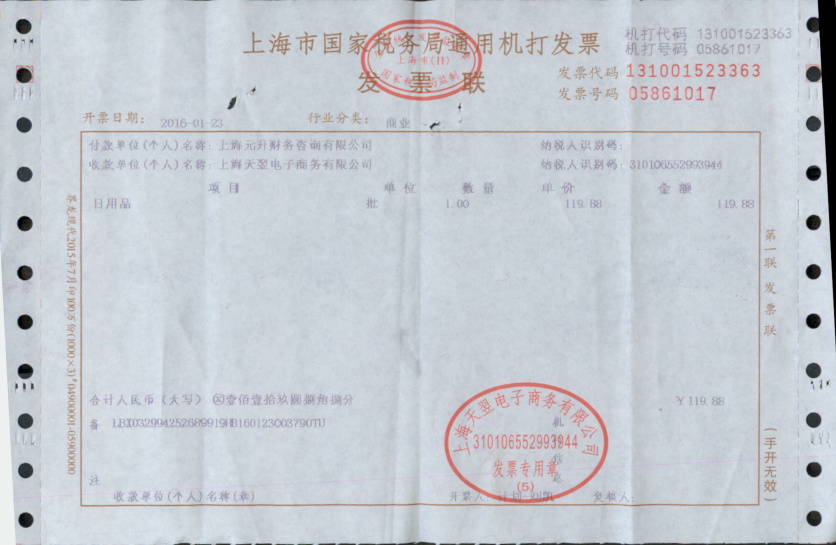
#> input picture invoiceScan/pic/A/002300028.png, 1672 x 1090 px, found by its file name (shown at 1/2 size)
$ python process.py
#> lines starting #> are read from the running program, lines starting #| are printed output that depends on the picture; after the words box and inside, x2 and y2 are one past the last pixel; in counts of white or black regions, pixels touching at a corner belong together
### invoiceScan/scan/algorithm/ScanAction.py
__author__ = 'Yuezhi.Liu'

import settings
import cv2 as cv
import numpy as np
class ScanAction():
    def __init__(self,file,imgType):
        #self.thresholdDict = {}
#> called with imgType = 'DEFAULT'
        self.thresholdDict = self.loadSettins(imgType)
        srcGrayImg = None
        if isinstance(file,str):
            srcGrayImg = cv.imread(file,cv.IMREAD_GRAYSCALE).astype(np.uint8);
#> srcGrayImg: shape (1090, 1672); min 0, max 239, mean 202
        else:
            srcGrayImg = file
        srcGrayImg = cv.resize(srcGrayImg,(self.thresholdDict['COL'],self.thresholdDict['ROW']))
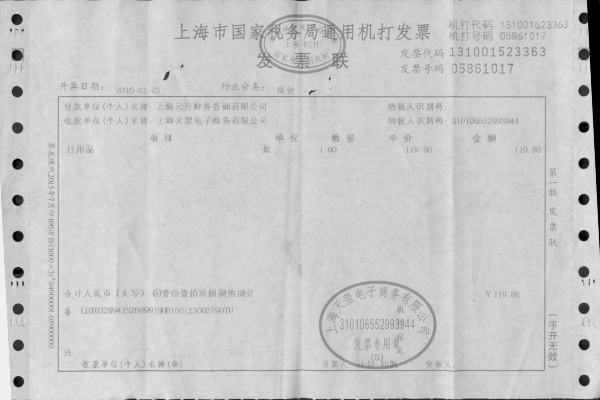
#> srcGrayImg: shape (400, 600); min 0, max 239, mean 201.9
        self.srcImg = srcGrayImg
        if 'BLOCK_SIZE' in self.thresholdDict.keys() and 'MINUS_PARAM' in self.thresholdDict.keys():
            #self.grayImg = cv.threshold(srcGrayImg,self.thresholdDict['GRAY_THRESH'],255,cv.THRESH_BINARY )[1]
            self.grayImg = cv.adaptiveThreshold(srcGrayImg, 255, cv.ADAPTIVE_THRESH_MEAN_C, cv.THRESH_BINARY,
                                                self.thresholdDict['BLOCK_SIZE'], self.thresholdDict['MINUS_PARAM'])
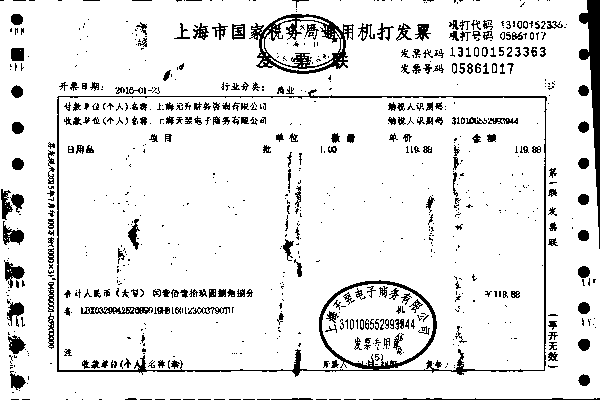
#> self.grayImg: shape (400, 600); 90.2% white; 792 black regions (534 under 20 px), largest, box (x1, y1, x2, y2) and area: (57, 89, 547, 377) 4078, (249, 14, 354, 74) 1879, (579, 0, 600, 249) 1858

            # [9 lines of commented-out code are left out]
            cv.imshow('srcGrayImg',self.grayImg)

        self.srcGrayImg = self.grayImg.tolist()
#> self.srcGrayImg = 400 items
        #cv.imshow('srcGrayImg',self.grayImg)
        self.imgType = imgType
        self.lineImgList = []
        self.row,self.col = srcGrayImg.shape
#> self.row = 400; self.col = 600

    def loadSettins(self,imgType):
        if imgType in settings.RUN_LEN_THRESHOLD.keys():
            threDict = settings.RUN_LEN_THRESHOLD[imgType]
        else:
            threDict = settings.RUN_LEN_THRESHOLD['DEFAULT']
        return threDict

    def doSplitAction(self):
        return {};

### invoiceScan/scan/algorithm/RunLengthAlgo/RunLenAction.py
#coding=utf-8
__author__ = 'Yuezhi.Liu'
import sys
sys.path.append("..")
from scan.algorithm import ScanAction as baseAction
import cv2 as cv
import numpy as np
import RunLenMark
import RunLenSet

class RunLenAction(baseAction.ScanAction):
    def __init__(self,fileName,imgType):
        baseAction.ScanAction.__init__(self,fileName,imgType)
        #self.blackRL = []
        #self.whiteRL = []
        self.RLSet = []
        self.externalRectDict = {}
        #self.verticalLine = []
        self.__removeVerticalLine()
        self.__getAllRunLen()

        #self.__reflagRunLen(self.RLSet)
        #self.drawLine()
        #cv.imshow('lineImg',self.srcImg)

    def doSplitAction(self):
        rlSet = RunLenSet.RunLenSet(self.RLSet,self.thresholdDict)
        '''
        rlSet.reflagRunLengthMark()

        for i in range(len(rlSet.runLenSet)):
            rowList = rlSet.runLenSet[i]['RLRowList']
            for j in range(len(rowList)):
                if rowList[j].flag == 0:
                    cv.line(self.srcTestImg,(rowList[j].start,rowList[j].y),(rowList[j].end,rowList[j].y),(0,255,0),1)
                else:
                    cv.line(self.srcTestImg,(rowList[j].start,rowList[j].y),(rowList[j].end,rowList[j].y),(0,0,255),1)

        cv.imshow('runlen',self.srcTestImg)
        '''
        self.externalRects = rlSet.calcExternalRects()
        return self.externalRects

    def __FillWhitePix(self,startPx,endPx,col):
        #cv.line(self.srcImg,startPx,endPx,(0,255,0),1)
        #print startPx,endPx,col
        k = startPx
        while k <= endPx:
            self.srcGrayImg[k][col] = 255
            k += 1

    def __removeVerticalLine(self):
        i = 0
        j = 0
        while (i < self.col):
            j = 0
            pixStart = j
            pixEnd = j
            while (j < self.row - 1):
                if (self.srcGrayImg[j][i] == self.srcGrayImg[j + 1][i]):
                    j += 1
                else:
                    #the last white pix
                    if self.srcGrayImg[j][i] == 255:
                        j += 1
                        pixStart = j
                        pixEnd = j
                    #the last balck pix
                    else:
                        if (j - pixStart) > self.thresholdDict['MaxRLHeight']:
                            pixEnd = j
                            self.__FillWhitePix(pixStart,pixEnd,i)
                            #verticalLineItem = RunLenMark.VerticalLine((i,pixStart),(i,pixEnd))
                            #self.verticalLine.append(verticalLineItem)
                    j += 1
            i += 1
#> after the loop, i = 600

    #setp 1
    #find all RLs and save it in RLSet
    def __getAllRunLen(self):
        print 'rol : %d,col : %d'%(self.row,self.col)
#| rol : 400,col : 600
        i = 0
        while (i < self.row):
            j = 0
            pixStart = j
            k = pixStart
            RLRowList = []
            while(k < self.col - 1):
                if self.srcGrayImg[i][k] == self.srcGrayImg[i][k + 1]:
                      k += 1
                else:
                    if (k - pixStart) < self.thresholdDict['MaxRLWidth']:
                        runLenMark = RunLenMark.RunLenMark(pixStart,k,i,self.srcGrayImg[i][k])
                        #加入RL队列
                        RLRowList.append(runLenMark)
                        #for test
                        '''
                    if runLenMark.flag == 0:
                        self.blackRL.append(runLenMark)
                    elif runLenMark.flag == 255:
                        self.whiteRL.append(runLenMark)
                    '''
                    pixStart = k + 1
                    k += 1
            if len(RLRowList) > 0:
                self.RLSet.append({'Row':i,'RLRowList':RLRowList})
            i += 1
        self.drawLine()

    # [20 lines left out: function drawRectangle, not called in this run]
    def drawLine(self):
        # [4 lines of commented-out code are left out]
        for i in range(len(self.RLSet)):
            row = self.RLSet[i]['Row']
            for item in self.RLSet[i]['RLRowList']:
                if item.flag == 0:
                    cv.line(self.srcImg,(item.start,row),(item.end,row),(0,255,0),1)
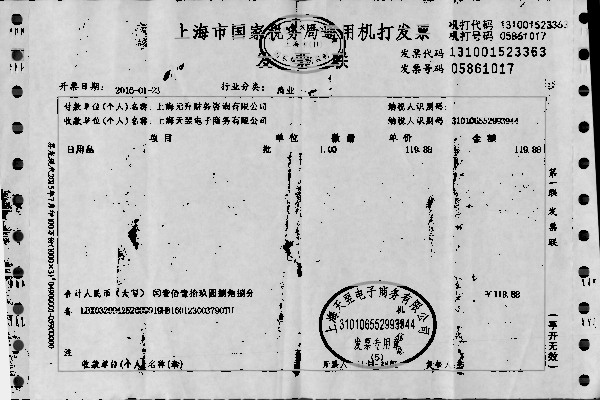
#> self.srcImg: shape (400, 600); 6.69% of pixels changed, all inside (x1, y1, x2, y2) = (0, 0, 596, 400)
        #cv.imshow('runlen',self.srcImg)

'''
if __name__ == '__main__':
    #filename = 'C:/Project/invoiceScan/pic/A/1.1500007-r.png'
    #filename = 'C:/Project/invoiceScan/pic/A/1.150000002-r.png'
    #filename = 'C:/Project/invoiceScan/pic/A/00021.png'
    filename = 'C:/Project/invoiceScan/pic/A/00022.png'
    #filename = 'C:/Project/invoiceScan/pic/A/002300027.png'
    #filename = 'C:/Project/invoiceScan/pic/A/002300028.png'
    rlAction = RunLenAction(filename,'ab')
    externalRects = rlAction.doSplitAction()

    rlAction.drawRectangle(externalRects)
    cv.imshow('rect',rlAction.srcImg)
    cv.waitKey(0)
'''

### invoiceScan/scan/algorithm/RunLengthAlgo/RunLenMark.py
__author__ = 'Yuezhi.Liu'
class RunLenMark(object):
    def __init__(self,start,end,y,flag,isSet = False):
        self.start = start;
        self.end = end;
        self.y = y;
        self.flag = flag;
        self.isSet = False;
        self.group = 0

class VerticalLine(object):
    def __init__(self,pxStart,pxEnd):
        self.pxStart = pxStart
        self.pxEnd = pxEnd

### invoiceScan/scan/algorithm/RunLengthAlgo/RunLenSet.py
__author__ = 'Yuezhi.Liu'
import sys
sys.path.append("..")
import RunLenMark
import ExternalRect as rc
import cv2 as cv
from scan.algorithm.util import utils as ut

#RELATIVE_POS = ut.enum('A,B,C,D')

class RunLenSet():
    def __init__(self,runLenSet,threshold):
        #self.allRunLenMark = runLenSet
        self.runLenSet = runLenSet
        self.MaxStrokNum = threshold['MaxStrokNum']
        self.MaxDistance = threshold['MaxRLDistance']
        self.MinRLDistance = threshold['MinRLDistance']

        self.HJoinMax = threshold['HJoinMax']
        self.VJoinMax = threshold['VJoinMax']
        self.MinHeight = threshold['MinHeight']
        self.H_Offset = threshold['H_Offset']
        self.V_Offset = threshold['V_Offset']
        self.externalRectDict = {}

    def reflagRunLengthMark(self):
        #print self.runLenSet
        for i in range(len(self.runLenSet)):
            rowList = self.runLenSet[i]['RLRowList']
            for j in range(len(rowList)):
                rightStrok,endPix = self.__calcRightBlackRL(i,j)
                leftStrok,startPix = self.__calcLeftBlackRL(i,j)
                curLeft = rowList[j].start
                curRight = rowList[j].end
                flag = self.__calcRunLengthMarkType(curLeft,curRight,rightStrok,leftStrok,endPix,startPix,rowList[j].flag)
                self.runLenSet[i]['RLRowList'][j].flag = flag


    def join(self):
        self.__horizontalJoin()
        group = self.__verticalJoin()
        groupIdList = self.__getGroupIdList()
        return groupIdList

    # [7 lines left out: function __getGroupIdList, not called in this run]

    def calcExternalRects(self):
        self.reflagRunLengthMark()
        groupIdList = self.join()
        self.externalRectDict = rc.ExternalRect.calcExternalRect(self.runLenSet,groupIdList)
        return self.filterExternalRect(self.externalRectDict)
        #return self.externalRectDict

    # [37 lines left out: function filterExternalRect, not called in this run]


        #print externalRects
        #for exrect in externalRects:
        #    print 'top : %d,left : %d'%(exrect.top,exrect.left)

    def __verticalJoin(self):
        group = 0
        for i in range(len(self.runLenSet)):
            for j in range(len(self.runLenSet[i]['RLRowList'])):
                if(self.runLenSet[i]['RLRowList'][j].isSet == False):
                    group += 1
                    self.__deepSearch(i,j,group)
        return group

    # [38 lines left out: functions __deepSearch, __reSetGroup, __isConnect, not called in this run]

    def __horizontalJoin(self):
        for i in range(len(self.runLenSet)):
            rowList = self.runLenSet[i]['RLRowList']
            cur = 0
            for j in range(len(rowList) - 1):
                if abs(rowList[cur].end - rowList[j + 1].start) <= self.HJoinMax:
                    rowList[cur].end = rowList[j + 1].end
                    rowList[j + 1].isSet = True
                else:
                    cur = j
            self.runLenSet[i]['RLRowList'] = filter(lambda item:item.isSet != True,self.runLenSet[i]['RLRowList'])
        '''
        srcTestImg = cv.imread('C:/Project/invoiceScan/pic/A/1.1500007-r.png')
        for i in range(len(self.runLenSet)):
            rowList = self.runLenSet[i]['RLRowList']
            for j in range(len(rowList)):
                if j % 5 == 0:
                    cv.line(srcTestImg,(rowList[j].start,rowList[j].y),(rowList[j].end,rowList[j].y),(0,255,0),1)
                elif j % 5 == 1:
                    cv.line(srcTestImg,(rowList[j].start,rowList[j].y),(rowList[j].end,rowList[j].y),(0,0,255),1)
                elif j % 5 == 2:
                    cv.line(srcTestImg,(rowList[j].start,rowList[j].y),(rowList[j].end,rowList[j].y),(255,0,255),1)
                elif j % 5 == 3:
                    cv.line(srcTestImg,(rowList[j].start,rowList[j].y),(rowList[j].end,rowList[j].y),(255,255,0),1)
                elif j % 5 == 4:
                    cv.line(srcTestImg,(rowList[j].start,rowList[j].y),(rowList[j].end,rowList[j].y),(255,0,0),1)

        cv.imshow('horizontalJoin',srcTestImg)
        '''


    def __calcRunLengthMarkType(self,curLeft,curRight,rightStrok,leftStrok,endPix,startPix,currentType):
        if currentType == 0:
            #return 0
            midPix = (curRight - curLeft) / 2
            if ((endPix - startPix) < self.MaxDistance) \
                    or (( midPix - endPix) < self.MaxDistance and ( midPix - endPix) > self.MinRLDistance) \
                    or (( startPix - midPix) < self.MaxDistance and ( startPix - midPix) > self.MinRLDistance):
                return 0
            else:
                return 255

        else:
            if ((endPix - startPix) < self.MaxDistance) :
                    #and (rightStrok == self.MaxStrokNum and leftStrok == self.MaxStrokNum):
                return 0
            else:
                return 255

    def __calcRightBlackRL(self,i,j):
        strokNum = 0
        RLRowList = self.runLenSet[i]['RLRowList']
        current = j + 1
        while (current < len(RLRowList) and (strokNum < self.MaxStrokNum)):
            if(RLRowList[current].flag == 0):
                strokNum += 1
            current += 1
        return strokNum,RLRowList[current - 1].end

    def __calcLeftBlackRL(self,i,j):
        strokNum = 0
        RLRowList = self.runLenSet[i]['RLRowList']
        current = j - 1
        while (current > 0 and (strokNum < self.MaxStrokNum)):
            if(RLRowList[current].flag == 0):
                strokNum += 1
            current -= 1
        return strokNum,RLRowList[current + 1].start

# [57 lines that do not run on import are left out]

### invoiceScan/scan/algofactory/ScanAlgoFactory.py
from scan.algorithm.RunLengthAlgo.RunLenAction import RunLenAction

class ScanAlgoFactory(object):

    @staticmethod
    def scan(algo,file,type):
        algoName = algo + 'Action'
        return eval(algoName)(file,type)

### invoiceScan/process.py
import cv2 as cv
from scan.algofactory.ScanAlgoFactory import *

if __name__ == '__main__':
    # [5 lines of commented-out code are left out]
    filename = 'C:/Project/invoiceScan/pic/A/002300028.png'

    action = ScanAlgoFactory.scan('RunLen',filename,'DEFAULT')
    externalRects = action.doSplitAction()
#> the loop in __verticalJoin, `for i in range(len(self.runLenSet)):` made 1 pass
#> (the run stopped early here; a loop or call above may not have finished)

$ run again, with invoiceScan/pic/A/00021.png copied over invoiceScan/pic/A/002300028.png
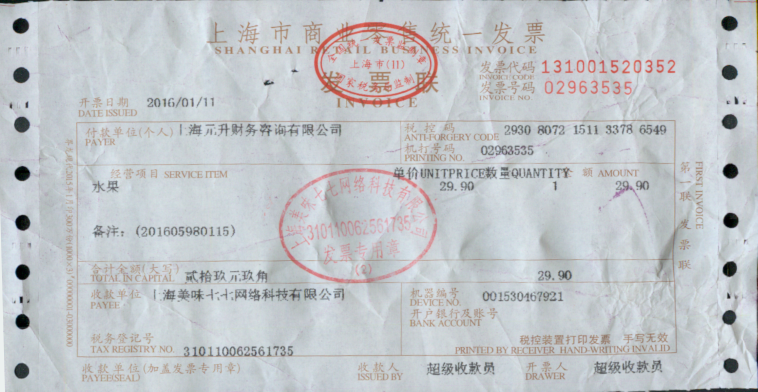
#> input picture invoiceScan/pic/A/00021.png, 1515 x 783 px, found by its file name (shown at 1/2 size)
#> in __init__, `self.grayImg = cv.adaptiveThreshold(srcGrayImg, 255, cv.ADAPTIVE_THRES..`:
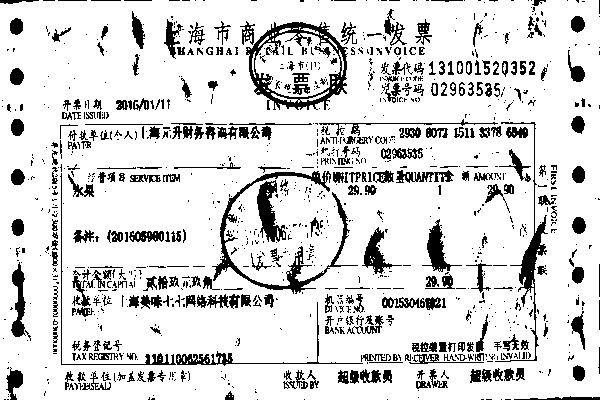
#> self.grayImg: shape (400, 600); 85.1% white; 1125 black regions (810 under 20 px), largest, box (x1, y1, x2, y2) and area: (246, 22, 348, 110) 2393, (212, 171, 358, 294) 2152, (495, 122, 548, 362) 1211
#> self.srcGrayImg = 400 items
#| rol : 400,col : 600
#> after the loop in drawLine, `for i in range(len(self.RLSet)):`:
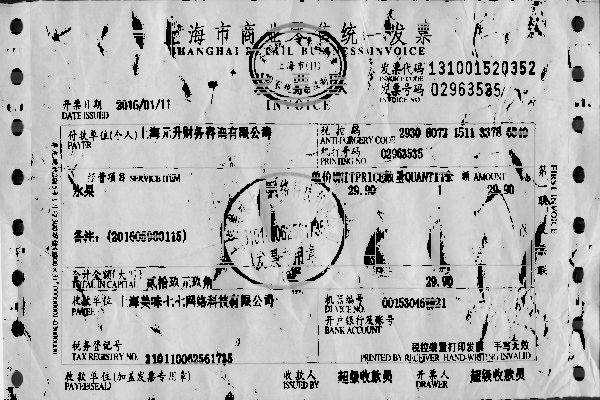
#> self.srcImg: shape (400, 600); min 0, max 239, mean 178.7
#> the loop in __verticalJoin, `for i in range(len(self.runLenSet)):` made 1 pass
